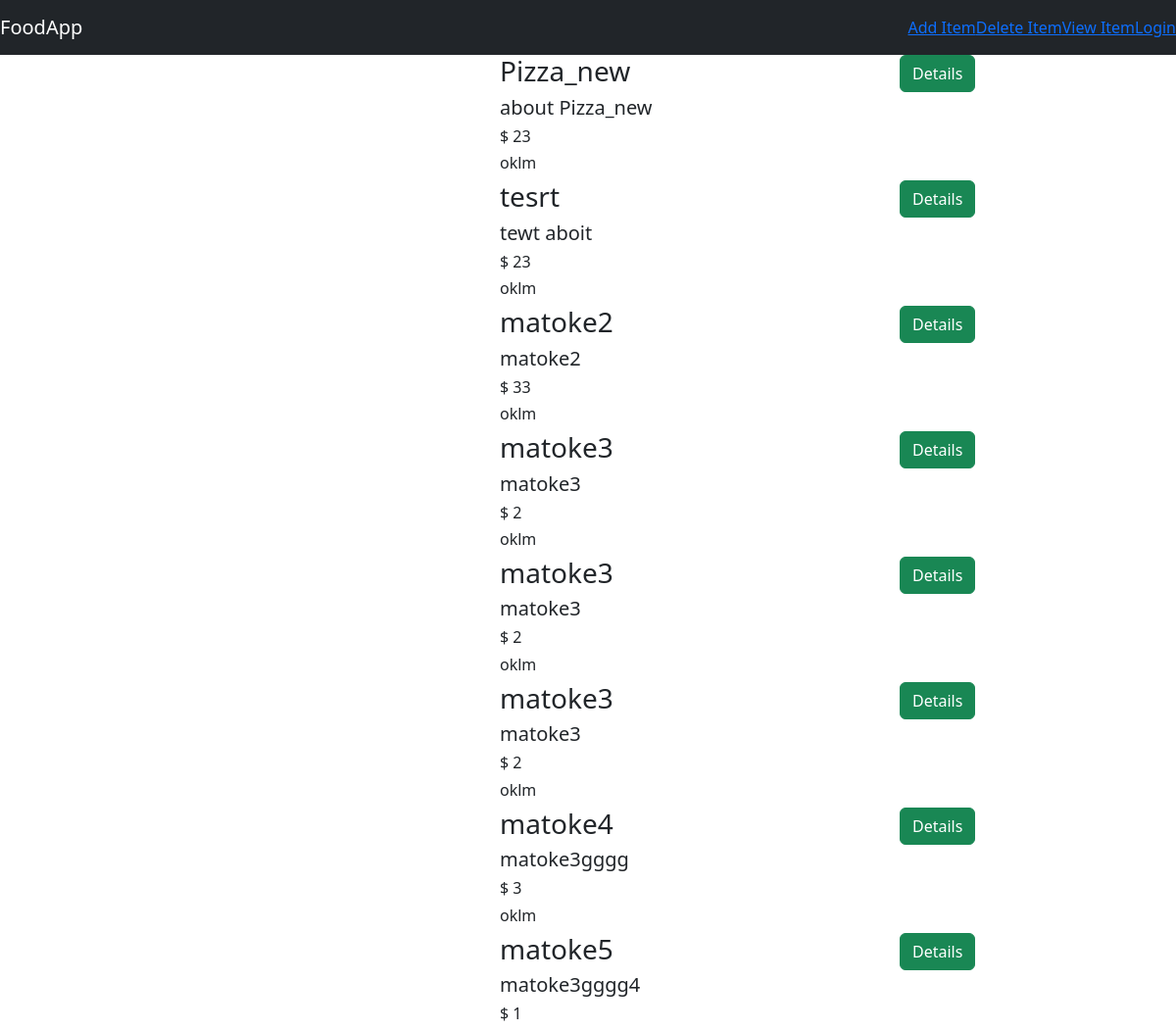
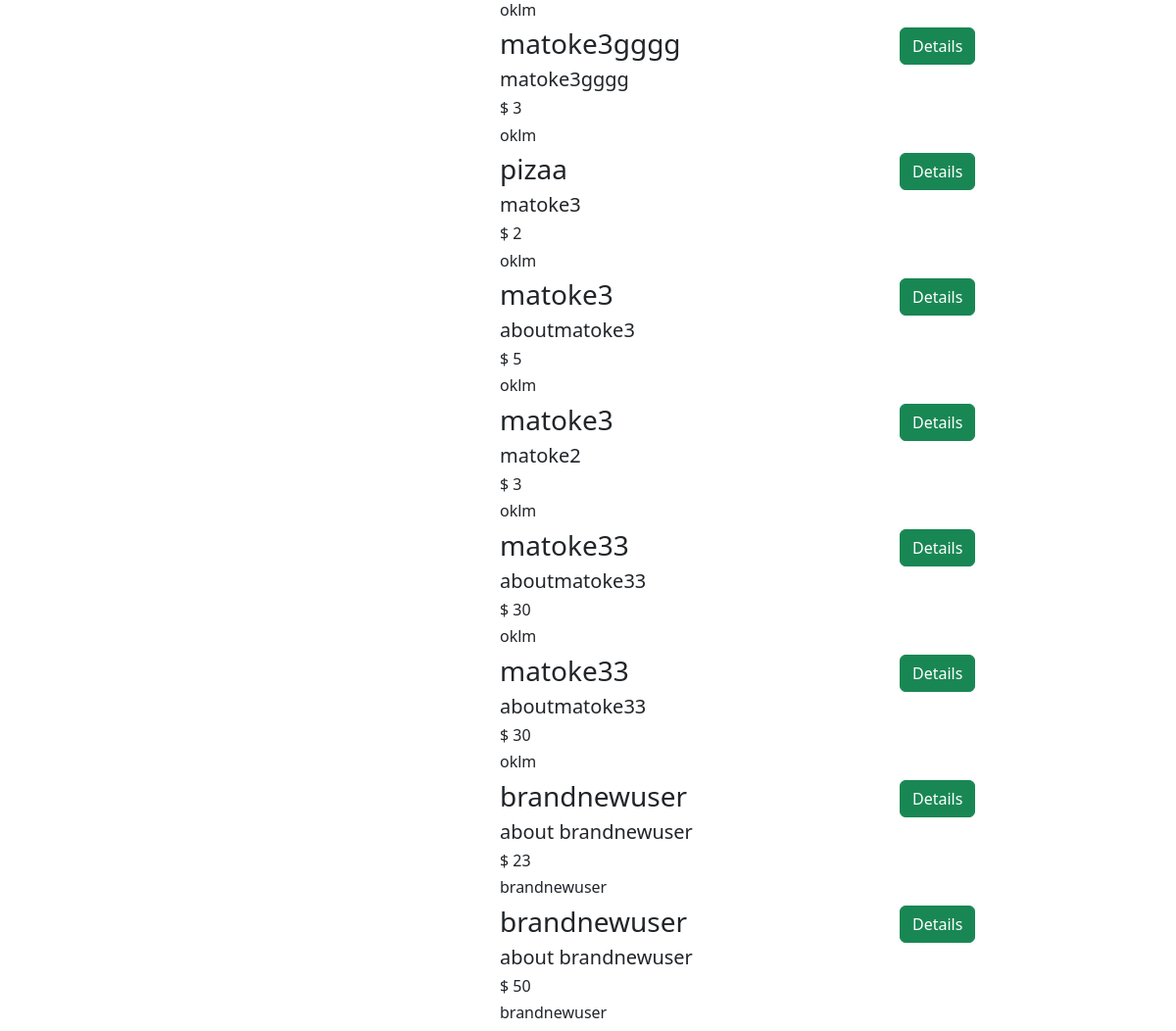
Screenshot of /food/ with the database file from the repository (2 pictures, top to bottom).
### food/models.py (models this page shows, shortened)
class Item(models.Model):
    user_name = models.ForeignKey(User, on_delete=models.CASCADE, default=1)
    item_name = models.CharField(max_length=200)
    item_describe = models.CharField(max_length=200)
    item_price = models.IntegerField()
    item_image = models.CharField(max_length=1000, default="https://cdn.dribbble.com/users/1012566/screenshots/4187820/media/985748436085f06bb2bd63686ff491a5.jpg?resize=400x300&vertical=center")

### food/views.py (the view)
# urls.py: path('', views.IndexClassView.as_view(), name="index"),
class IndexClassView(ListView):
    model = Item;
    template_name = "food/index.html"
    context_object_name = "item_list"

### food/templates/food/index.html (shortened to what this page needs)
{% extends 'food/base.html' %}
{% block body %}
{% for item in item_list %}
<div class="row" >
    <div class="col-md-3 offset-md-2 "><img class="" src="{{item.item_image}}" alt="" height="150"></div>
    <div class="col-md-4">
        <h3>{{item.item_name}}</h3>
        <h5>{{item.item_describe}}</h5>
        <h6>$ {{item.item_price}}</h6>
        <h6>{{ item.user_name }}</h6>
    </div>
    <div class="col-md-2" >
        <a href="{% url 'food:detail' item.pk  %}" class="btn btn-success" >Details</a>
    </div>
</div>
{% endfor %}
{% endblock %}

### food/templates/food/base.html (shortened to what this page needs)
{% load static %}
<!DOCTYPE html>
<html lang="en">
<head>
        <link rel="stylesheet" href="{% static 'food/style.css' %}">
     <link rel="stylesheet" href="{% static 'users/style.css' %}">
        <link href="https://cdn.jsdelivr.net/npm/bootstrap@5.3.3/dist/css/bootstrap.min.css" rel="stylesheet">
</head>
<body>
<nav class = "navbar navbar-dark bg-dark">
    <a href="#" class="navbar-brand">FoodApp</a>
    <div class="navbar">
        <a class="nav-item " href="{% url 'food:create_Item' %}">Add Item</a>
        <a class="nav-item " href="">Delete Item</a>
        <a class="nav-item " href="#">View Item</a>
        {% if user.is_authenticated %}
        <a href="{% url 'logout' %}">Logout</a>
        <a href="{% url 'profile'  %}">Profile</a>
        {% else %}
        <a href="{% url 'login' %}">Login</a>
        {% endif %}
    </div>
</nav>
{% block body %}
{% endblock %}
</body>
</html>

### food/static/food/style.css (style rules this page uses)
body { background-color: ; }

### rows the page displays
Item: item_name "Pizza_new", item_describe "about Pizza_new", item_price "23", user_name "oklm"
Item: item_name "tesrt", item_describe "tewt aboit", item_price "23", user_name "oklm"
Item: item_name "matoke2", item_describe "matoke2", item_price "33", user_name "oklm"
Item: item_name "matoke3", item_describe "matoke3", item_price "2", user_name "oklm"
Item: item_name "matoke3", item_describe "matoke3", item_price "2", user_name "oklm"
Item: item_name "matoke3", item_describe "matoke3", item_price "2", user_name "oklm"
Item: item_name "matoke4", item_describe "matoke3gggg", item_price "3", user_name "oklm"
Item: item_name "matoke5", item_describe "matoke3gggg4", item_price "1", user_name "oklm"
Item: item_name "matoke3gggg", item_describe "matoke3gggg", item_price "3", user_name "oklm"
Item: item_name "pizaa", item_describe "matoke3", item_price "2", user_name "oklm"
Item: item_name "matoke3", item_describe "aboutmatoke3", item_price "5", user_name "oklm"
Item: item_name "matoke3", item_describe "matoke2", item_price "3", user_name "oklm"
Item: item_name "matoke33", item_describe "aboutmatoke33", item_price "30", user_name "oklm"
Item: item_name "matoke33", item_describe "aboutmatoke33", item_price "30", user_name "oklm"
Item: item_name "brandnewuser", item_describe "about brandnewuser", item_price "23", user_name "brandnewuser"
Item: item_name "brandnewuser", item_describe "about brandnewuser", item_price "50", user_name "brandnewuser"
